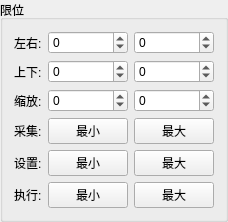
             <widget class="QGroupBox" name="groupBox_13">
              <property name="title">
               <string>限位</string>
              </property>
              <layout class="QGridLayout" name="gridLayout_11">
               <item row="0" column="0">
                <widget class="QLabel" name="label_46">
                 <property name="text">
                  <string>左右:</string>
                 </property>
                </widget>
               </item>
               <item row="0" column="1">
                <widget class="QSpinBox" name="spinBox_pan_min_pos">
                 <property name="minimum">
                  <number>-16384</number>
                 </property>
                 <property name="maximum">
                  <number>16384</number>
                 </property>
                </widget>
               </item>
               <item row="0" column="2">
                <widget class="QSpinBox" name="spinBox_pan_max_pos">
                 <property name="minimum">
                  <number>-16384</number>
                 </property>
                 <property name="maximum">
                  <number>16384</number>
                 </property>
                </widget>
               </item>
               <item row="1" column="0">
                <widget class="QLabel" name="label_47">
                 <property name="text">
                  <string>上下:</string>
                 </property>
                </widget>
               </item>
               <item row="1" column="1">
                <widget class="QSpinBox" name="spinBox_tilt_min_pos">
                 <property name="minimum">
                  <number>-16384</number>
                 </property>
                 <property name="maximum">
                  <number>16384</number>
                 </property>
                </widget>
               </item>
               <item row="1" column="2">
                <widget class="QSpinBox" name="spinBox_tilt_max_pos">
                 <property name="minimum">
                  <number>-16384</number>
                 </property>
                 <property name="maximum">
                  <number>16384</number>
                 </property>
                </widget>
               </item>
               <item row="2" column="0">
                <widget class="QLabel" name="label_48">
                 <property name="text">
                  <string>缩放:</string>
                 </property>
                </widget>
               </item>
               <item row="2" column="1">
                <widget class="QSpinBox" name="spinBox_zoom_min_pos">
                 <property name="minimum">
                  <number>-16384</number>
                 </property>
                 <property name="maximum">
                  <number>16384</number>
                 </property>
                </widget>
               </item>
               <item row="2" column="2">
                <widget class="QSpinBox" name="spinBox_zoom_max_pos">
                 <property name="minimum">
                  <number>-16384</number>
                 </property>
                 <property name="maximum">
                  <number>16384</number>
                 </property>
                </widget>
               </item>
               <item row="3" column="0">
                <widget class="QLabel" name="label_51">
                 <property name="text">
                  <string>采集:</string>
                 </property>
                </widget>
               </item>
               <item row="3" column="1">
                <widget class="QPushButton" name="pushButton_min_pos">
                 <property name="text">
                  <string>最小</string>
                 </property>
                </widget>
               </item>
               <item row="3" column="2">
                <widget class="QPushButton" name="pushButton_max_pos">
                 <property name="text">
                  <string>最大</string>
                 </property>
                </widget>
               </item>
               <item row="4" column="0">
                <widget class="QLabel" name="label_52">
                 <property name="text">
                  <string>设置:</string>
                 </property>
                </widget>
               </item>
               <item row="4" column="1">
                <widget class="QPushButton" name="pushButton_min_pos_2">
                 <property name="text">
                  <string>最小</string>
                 </property>
                </widget>
               </item>
               <item row="4" column="2">
                <widget class="QPushButton" name="pushButton_max_pos_2">
                 <property name="text">
                  <string>最大</string>
                 </property>
                </widget>
               </item>
               <item row="5" column="0">
                <widget class="QLabel" name="label_53">
                 <property name="text">
                  <string>执行:</string>
                 </property>
                </widget>
               </item>
               <item row="5" column="1">
                <widget class="QPushButton" name="pushButton_min_pos_3">
                 <property name="text">
                  <string>最小</string>
                 </property>
                </widget>
               </item>
               <item row="5" column="2">
                <widget class="QPushButton" name="pushButton_max_pos_3">
                 <property name="text">
                  <string>最大</string>
                 </property>
                </widget>
               </item>
              </layout>
             </widget>
